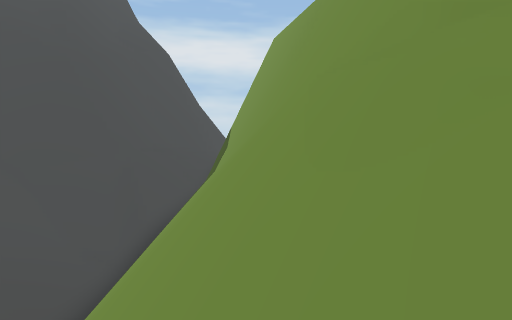
View 1 (above)

24 first-person views from a walk through a Unity game level. The camera is 1.2 m above the floor, tilts 2° down and sees 75° across. The floor is counted in squares, 2 m on a side. Each view is taken from the middle of a square. On the plan, view 1 faces up. The plan holds only what a view shows up to about 10 squares ahead; the rest is blank. The place goes on beyond the plan. The player character is not drawn. Some surface patterns are stand-ins.

View 2
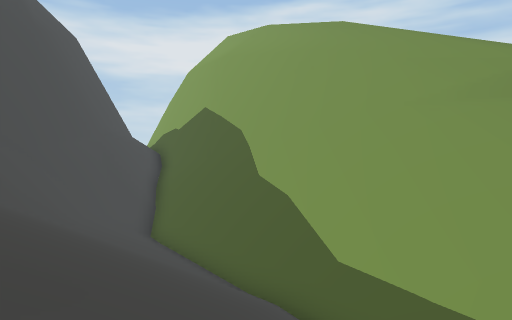

View 3
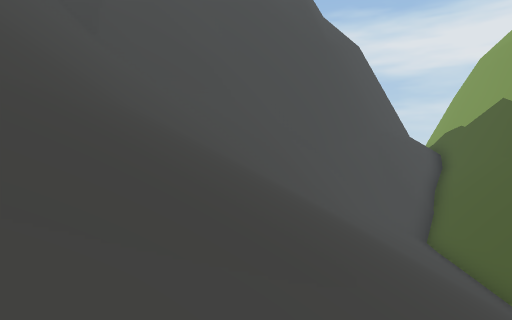

View 4
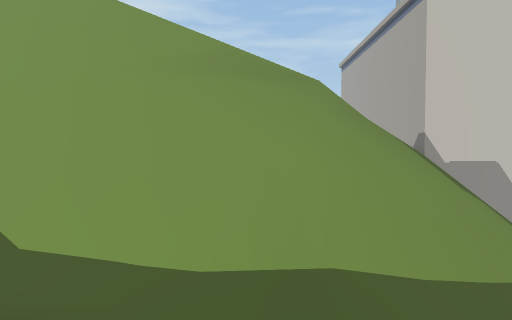

View 5
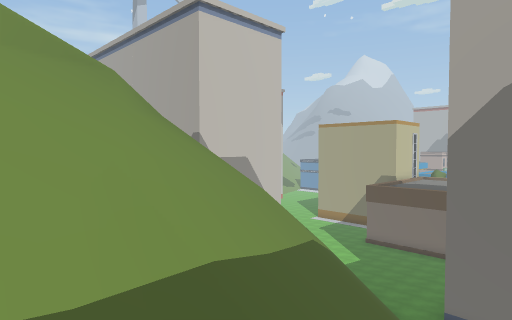

View 6
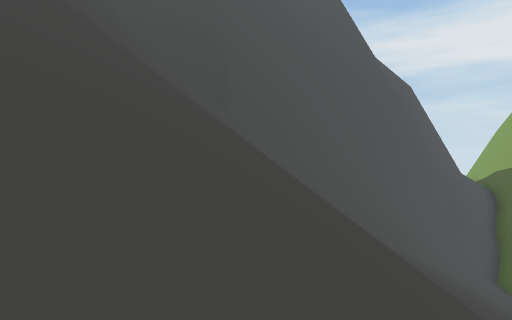

View 7
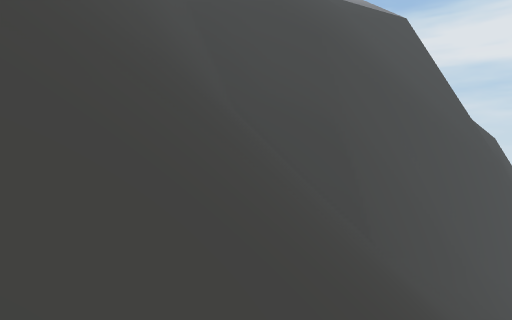

View 8
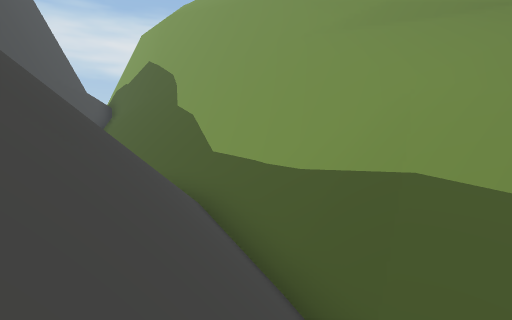

View 9
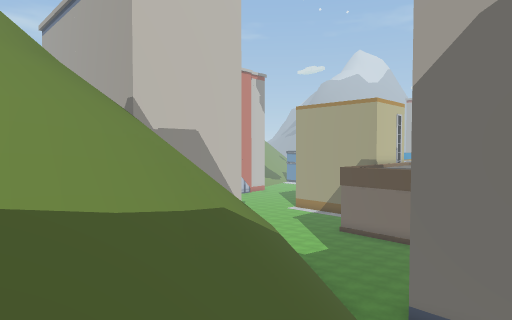

View 10
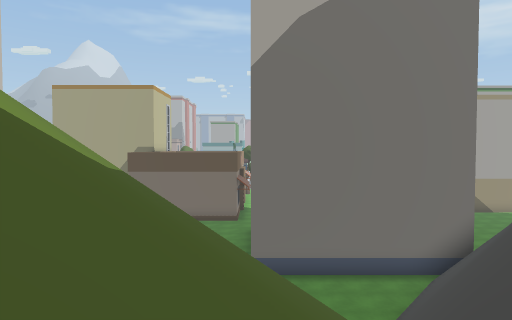

View 11
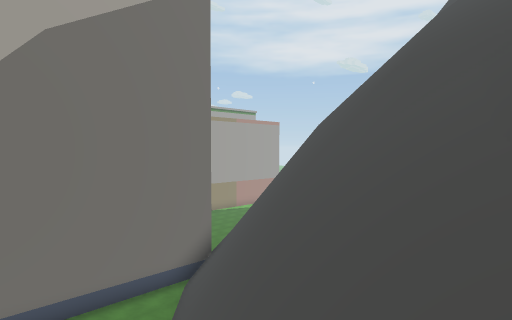

View 12
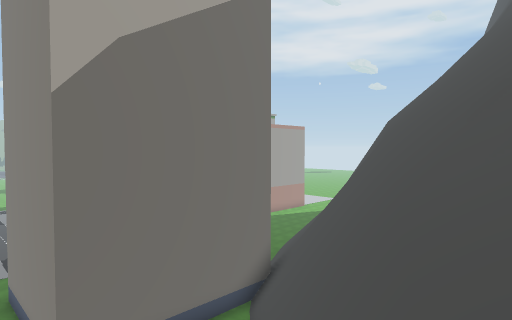

View 13
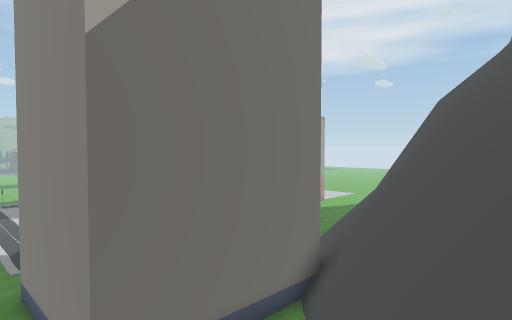

View 14
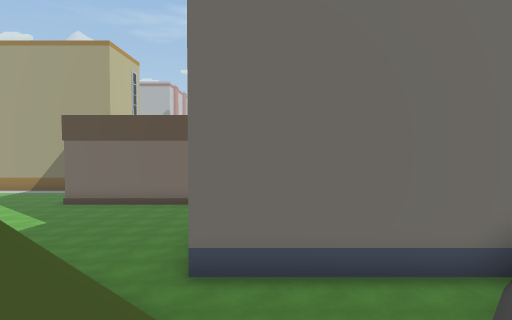

View 15
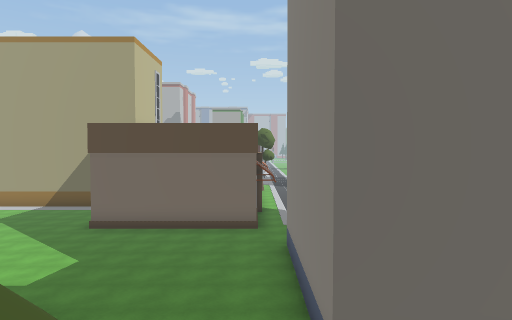

View 16
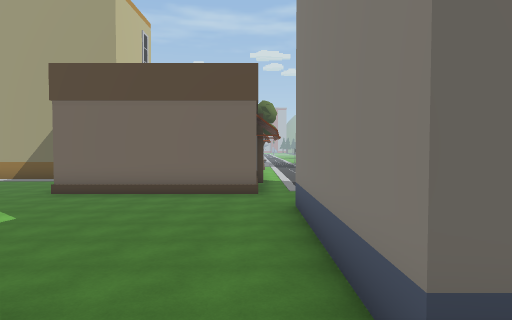

View 17
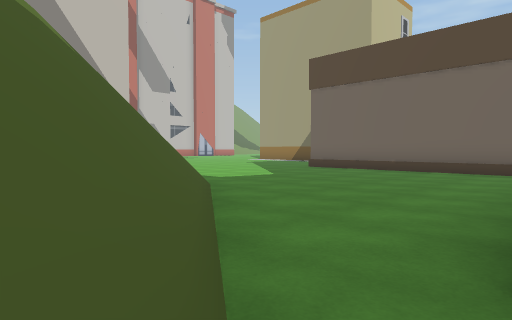

View 18
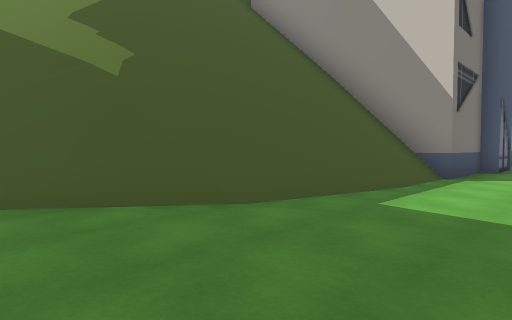

View 19
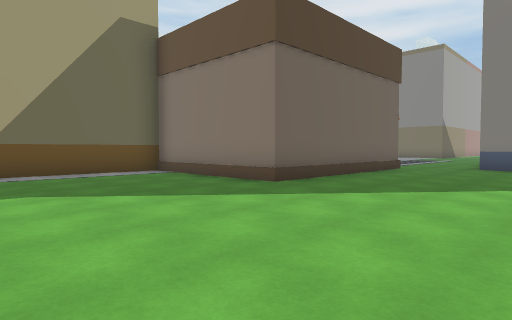

View 20
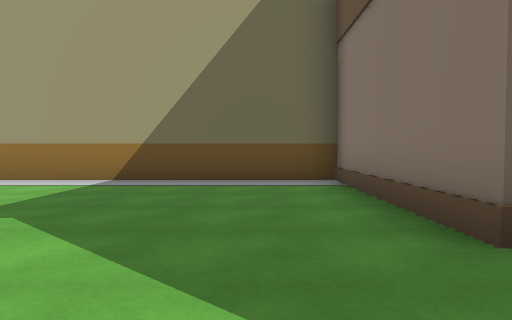

View 21
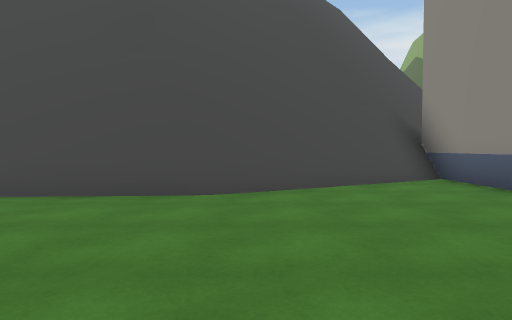

View 22
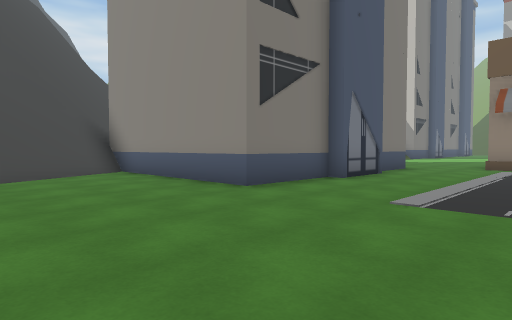

View 23
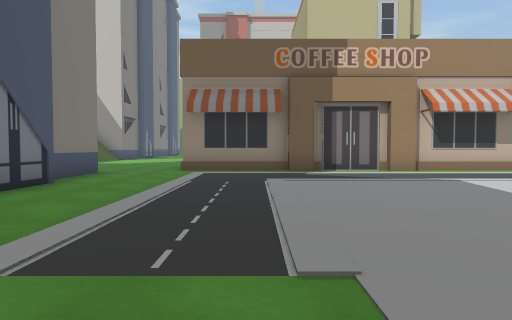

View 24
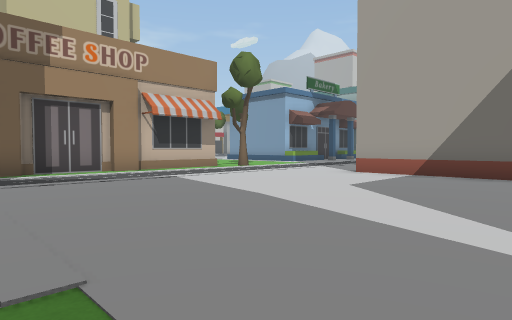

### Floor plan
Key: @ floor where view 1 was taken; # wall or solid block; . floor; / step, stairs or slope; = window, fence, low wall or low ledge; ^ raised ledge; v drop or lower ground; O other object.
Columns run from 19 left of view 1 to 7 right of it. Each row starts with its distance up from view 1.
 10              ####  v/
  9            ###//# vv/
  8    ##########///#  vv
  7    #//###=//////#  vv
  6   ##////////////#  vv
  5   #/////////////#  vv/
  4   #/////////////#  vv/
  3   #/////////////#^vvv/
  2    /////////////#^vv#//
  1    //// ////////#^v//#/
  0     /////////////##@/#
 -1       /// ////////#////
 -2        //=/////////////
 -3      ////=///////////##
 -4      ////#////////////#
 -5      ///v#//v#/////////
 -6      ///v#vv#//////////
 -7      //vv=v##  ///////
 -8       vv=^##/. //////////O
 -9      vv=^#//...//////////O
-10    vvvv##//...../#v//////O
-11 vvvvv  ##OOOOOOO..##/////O
-12      ###.O     O...=/////O
-13  #####...O     O......///OO
-14   .......O     O...........
-15   .......O     O...........
-16    ......OOOOOOO...........
-17     .......................
-18      ...........######.....
-19      ...........#    #.....
-20      ...........#    #.....
-21        .........#    #.....
-22        .........#    #.....
-23        .........#     OOOOO
-24        .........#
-25         ........#
-26         ........#
-27         ....... #
-28         OOOO..

Positions as (right, up) in squares from view 1, and headings:
1: (0, 0), facing up
2: (-9, -1), facing up-right
3: (-9, -1), facing up
4: (-8, -1), facing right
5: (-7, 1), facing down-right
6: (-12, -2), facing up
7: (-15, 0), facing up
8: (-8, -4), facing up-right
9: (-7, -2), facing down-right
10: (-4, -1), facing down
11: (-3, -1), facing down-left
12: (-2, -3), facing down-left
13: (-2, -5), facing down-left
14: (-5, -5), facing down
15: (-3, -7), facing down
16: (-3, -9), facing down
17: (-4, -9), facing down-right
18: (-2, -15), facing up-right
19: (7, -14), facing down-left
20: (4, -16), facing down
21: (-14, -18), facing up
22: (-14, -20), facing up-right
23: (-12, -20), facing right
24: (-12, -20), facing down-right
